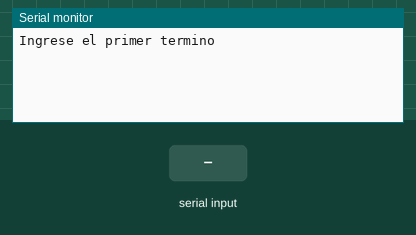
Recording of a sketch running on a simulated Arduino Uno, built with avr-gcc and run on an emulated ATmega328P. Parts: the last lines printed to the serial monitor. The test bench sets the inputs (shaded band).

Above: at 1.2 s.
1.3 s: "90,45\n" received over Serial
At 2.6 s:
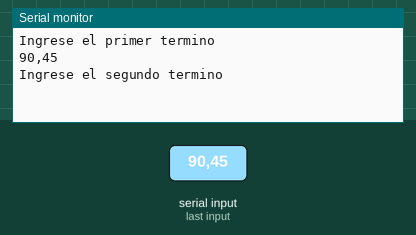
3.1 s: "30,150\n" received over Serial
At 3.28 s:
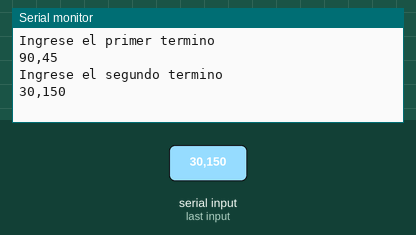
4.9 s: "0\n" received over Serial
At 6.59 s:
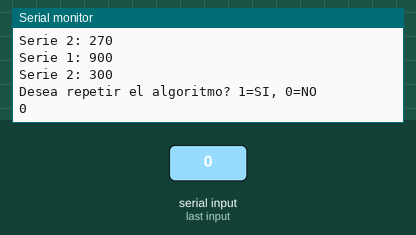
Timing chart, 0 to 8.1 s (numbered marks = the images above; inputs shaded):
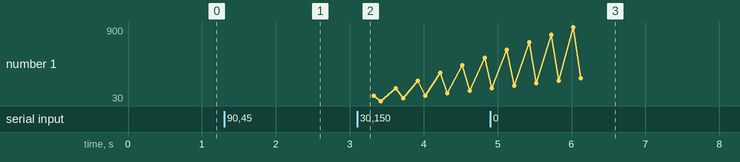

The sketch:

SE_SusesionParalela.ino
```cpp
int leds[8] = {6, 7, 8, 9, 10, 11, 12, 13};

int estado = 0;
void setup() {
  // put your setup code here, to run once:
  Serial.begin(9600);
  Serial.setTimeout(10);
}
String valor;
int res[8];
int res2[8];
int v;
int t1, t2;
int cont = 1;
int serie1 = 0, serie2 = 0;
void loop() {
  // put your main code here, to run repeatedly:
  switch (estado) {
    case 0:
    case 3:
      if (estado == 0)
      {
        Serial.println("Ingrese el primer termino");

      }
      else
      {
        if (estado == 3)
        {
          Serial.println("Ingrese el segundo termino");
        }
      }
      estado++;
      break;
    case 1:
    case 4:
    case 10:
      if (Serial.available() > 0)
      {
        valor = Serial.readString();
        Serial.println(valor);
        estado++;
      }
      break;
    case 2:
    case 5:
    case 11:
      if (!valor.equals(""))
      {
        v = valor.toInt();
        if (estado == 2)
        {
          t1 = v;
          estado++;
        }
        else
        {
          if (estado == 5)
          {
            t2 = v;
            estado++;
          }
          else
          {
            if (v == 1)
            {
              estado = 0;
            }
            else
            {
              estado = 9;
            }
          }
        }
      }

      break;

    case 6:
      Serial.println("");
      serie1 = t1 * cont;
      Serial.println("Serie 1: " + String(serie1));
      estado++;
      break;
    case 7:
      serie2 = t2 * cont;
      Serial.println("Serie 2: " + String(serie2));
      estado++;
      break;
    case 8:
      if (cont < 10)
      {
        estado = 6;
        cont++;
      }
      else
      {
        estado = 9;
        cont = 1;
      }
      break;
    case 9:
      Serial.println("Desea repetir el algoritmo? 1=SI, 0=NO");
      estado = 10;
      break;
  }
  delay(100);
}
```

Measured:
- after the input at 1.3 s, the serial monitor: prints a new line after 0.11 s (image 1)
- after the input at 3.1 s, the serial monitor: prints a new line at once (image 2)
- after the input at 4.9 s, the serial monitor: prints a new line after 1.5 s (image 3)
